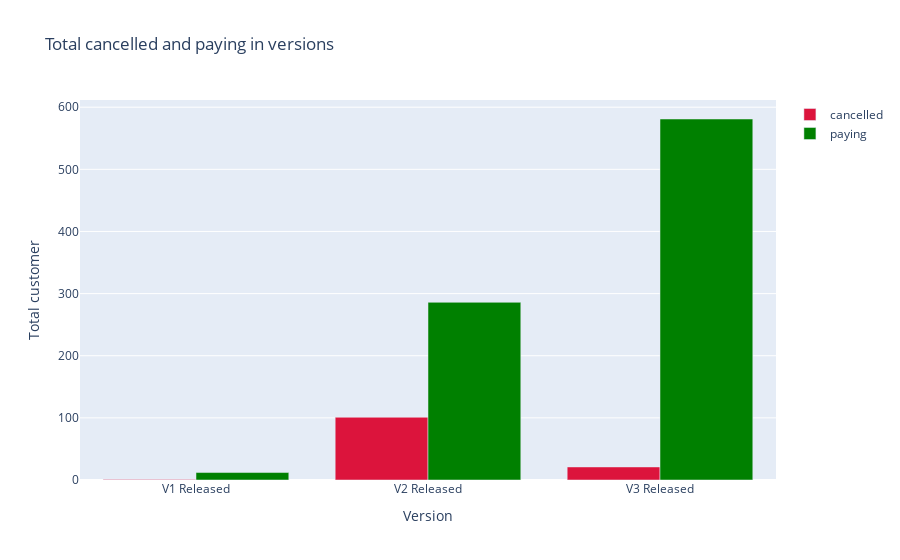

Write notebook code for a chart like this one.
### Code cell
import plotly.graph_objects as go
animals=data2['Upgraded Time'].unique()

fig = go.Figure(data=[
    go.Bar(name='cancelled', x=animals, y=data2.loc[data2['Account Status']=='cancelled','Customer ID'],marker_color='crimson'
            ),
    go.Bar(name='paying', x=animals, y=data2.loc[data2['Account Status']=='paying','Customer ID'],marker_color='green')])


fig.update_layout(barmode='group')
fig.update_layout(title_text='Total cancelled and paying in versions',xaxis_title="Version",
    yaxis_title="Total customer")
fig.show()

### Figure 1 — Plotly figure (JSON) as saved in the notebook; plotly's stock layout.template omitted (floating-point values rounded to 4 significant figures)
{"data": [{"marker": {"color": "crimson"}, "name": "cancelled", "type": "bar", "x": ["V1 Released", "V2 Released", "V3 Released"], "y": [1, 101, 21]}, {"marker": {"color": "green"}, "name": "paying", "type": "bar", "x": ["V1 Released", "V2 Released", "V3 Released"], "y": [12, 286, 581]}], "layout": {"barmode": "group", "title": {"text": "Total cancelled and paying in versions"}, "xaxis": {"title": {"text": "Version"}}, "yaxis": {"title": {"text": "Total customer"}}}}
